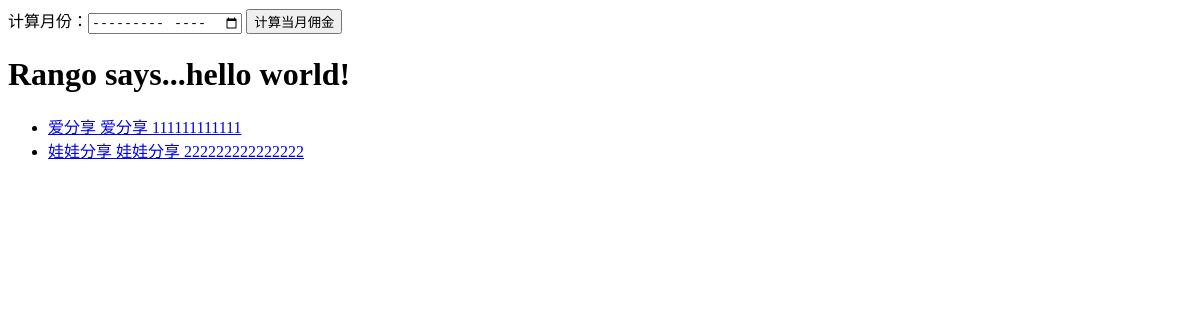
Page /payslip/ on the earlier database version.
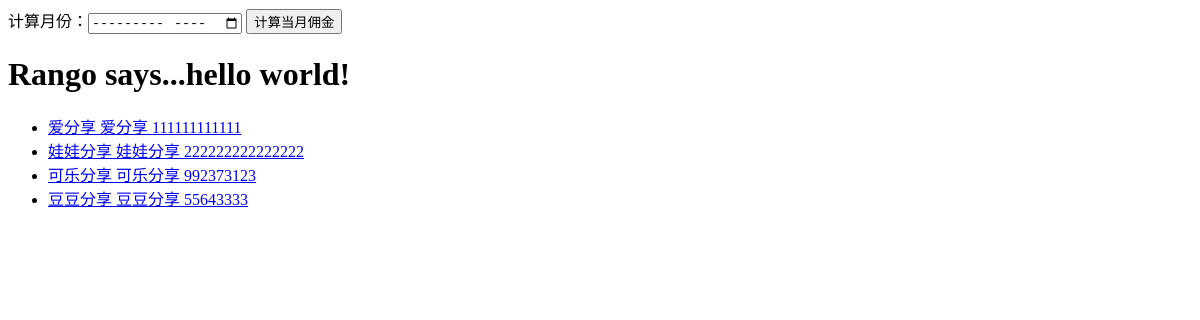
Same page on the later database version.
### disk/models.py (models this page shows, shortened)
class AliConfig(models.Model):
    class meta:
        verbose_name = "代理配置"
        verbose_name_plural = "代理配置"
    AgentId = models.OneToOneField('Agent', related_name='AId', default=None, blank=True, null=True)
    AgentName = models.CharField(max_length = 20, verbose_name='代理名称', default=None, blank=True, null=True)
    AgentUpId = models.ForeignKey('Agent', related_name='AUpId', default=None, blank=True, null=True)
    AgentUpName = models.CharField(max_length = 20, verbose_name='上线名称', blank=True)
    AgentPerc = models.DecimalField(max_digits=3, decimal_places=2, verbose_name='自获佣金比例')
    Agent2rdPerc = models.DecimalField(max_digits=3, decimal_places=2, verbose_name='提取二级佣金比例')
    Agent3rdPerc = models.DecimalField(max_digits=3, decimal_places=2, verbose_name='提取三级佣金比例')
    ZhaohuoPid = models.CharField(max_length = 20, verbose_name='找货广告位', default='', blank=True)
    ZhaohuoName = models.CharField(max_length = 20, verbose_name='找货名称', default='', blank=True)
    ZhaohuoPerc = models.DecimalField(max_digits=3, decimal_places=2, verbose_name='找货佣金比例', blank=True, null=True)
    ZhaohuoBot = models.CharField(max_length = 20, verbose_name='找货机器人', default='', blank=True)
    GroupId = models.CharField(max_length = 20, verbose_name='团队合伙人', default='', blank=True)
    TopLevel = models.BooleanField(verbose_name='顶级账号', default='', blank=True)
    Active = models.BooleanField(verbose_name='激活状态', default='')
    ValidBegin = models.DateField(verbose_name='有效期开始时间', blank=True, null=True)
    ValidEnd = models.DateField(verbose_name='有效期结束时间', blank=True, null=True)
    Slug = models.SlugField(blank=True, null=True)

class Agent(models.Model):
    class meta:
        verbose_name = "代理"
        verbose_name_plural = "代理"
    AgentId = models.CharField(max_length = 20, verbose_name=u'代理广告位', unique=True)
    AgentName = models.CharField(max_length = 20, verbose_name=u'代理名称', default='')
    def __str__(self):
        return self.AgentName

### mysite2/search2.py (the view)
# urls.py: url(r'^payslip/$', search2.AgentPay),
def AgentPay(request):
    agent_list = AliConfig.objects.all()
    return render(request, "payslip.html", {'queryset': agent_list})

### templates/payslip.html (shortened to what this page needs)
<!DOCTYPE html>
<html>
<head>
</head>
<body>
    <form action="/payslip/" method="post">
     		计算月份：<input type="month" name="calculate">
  			<input type="submit" value="计算当月佣金">
    </form>
<h1>Rango says...hello world!</h1>
        {% if queryset %}
            <ul>
                {% for AliConfig in queryset %}
                <li>
                	<a href="/payslip/{{ AliConfig.Slug }}">
                	{{ AliConfig.AgentId }}
                	{{ AliConfig.AgentId.AgentName }}
                	{{ AliConfig.AgentId.AgentId }}
                	</a>
                </li>
                {% endfor %}
            </ul>
        {% else %}
            <strong>There are no Agent present.</strong>
        {% endif %}
</body>
</html>

Differences in the rows shown:
added AliConfig: AgentId "可乐分享", AgentId.AgentName "可乐分享", AgentId.AgentId "992373123"
added AliConfig: AgentId "豆豆分享", AgentId.AgentName "豆豆分享", AgentId.AgentId "55643333"
